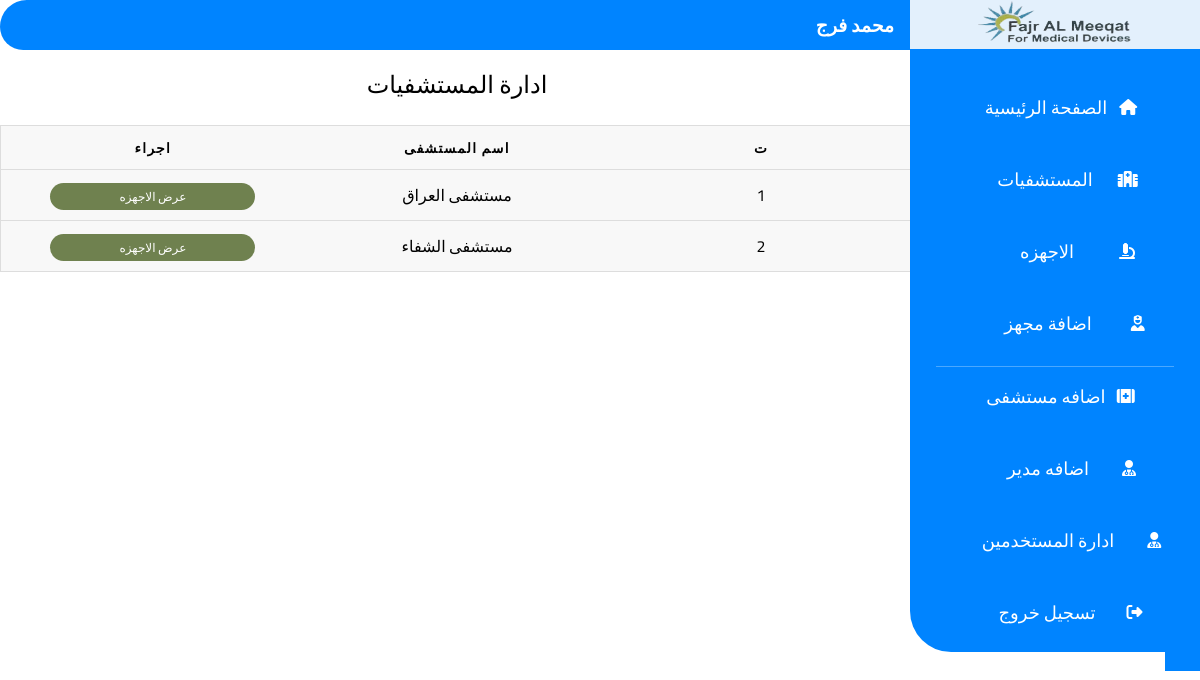
Page /index.php (signed in) on the committed database.
### tables this page shows
CREATE TABLE `uswes` (
  `id` int(255) NOT NULL,
  `token` int(255) NOT NULL,
  `userName` varchar(255) NOT NULL,
  `userMail` varchar(255) NOT NULL,
  `password` varchar(255) NOT NULL,
  `conformPass` varchar(255) NOT NULL,
  `Rank` int(255) NOT NULL
);

### index.php (the view, shortened to what this page needs)
<?php
    global $connect;
    mysqli_set_charset($connect, 'utf8');
    $GetProjectInfo = "SELECT * FROM `add-h` ORDER BY `id` DESC";
    $RunProjectInfo = mysqli_query($connect, $GetProjectInfo);
?>
<!DOCTYPE html>
<html lang="en">
<head>
    <link rel="stylesheet" href="style.css">
</head>
<body>
    <div class="container">
        <div class="LeftLest">
            <div class="logo"><img src="logo.png" alt=""></div>
            <ul>
            <li><div class="li-a1" ><a href ="index.php"  >الصفحة الرئيسية</a></div> <div class="li-i"> <i class="fa-solid fa-house" style="color: #ffffff;"></i></div></li>
                <li><div class="li-a2"><a href="AllHos.php">المستشفيات</a></div> <div class="li-i"><i class="fa-solid fa-hospital" style="color: #ffffff;"></i></div></li>
                <li ><div class="li-a3"><a href="AllDiv.php">الاجهزه</a></div> <div class="li-i"><i class="fa-solid fa-microscope" style="color: #ffffff;"></i></div></li>
                <?php
                      $CookiesUser = $_COOKIE["userToken"];
                      $GetUserInfo = "SELECT * FROM `uswes` WHERE token='$CookiesUser'";
                      $RunUserInfo = mysqli_query($connect, $GetUserInfo);
                      $RowUserInfo = mysqli_fetch_array($RunUserInfo);
                      $UserType = $RowUserInfo["Rank"];
                      if($UserType == "1") {
                      }elseif ($UserType == "2") {
                      } else {
                            echo '<li><div class="li-a4"><a href="Divic.php">اضافة مجهز</a></div> <div class="li-i"><i class="fa-solid fa-user-nurse" style="color: #ffffff;"></i></div></li>';
                            echo '<li class="li-add"><div class="li-a5"><a href="add-h.php">اضافه مستشفى</a></div> <div class="li-i"><i class="fa-sharp fa-solid fa-kit-medical" style="color: #ffffff;"></i></div></li>';
                            echo '<li><div class="li-a6"><a href="log.php">اضافه مدير</a></div> <div class="li-i"><i class="fa-solid fa-user-doctor" style="color: #ffffff;"></i></div></li>';
                            echo '<li><div class="li-a6"><a href="Users.php"> ادارة المستخدمين</a></div> <div class="li-i"><i class="fa-solid fa-user-doctor  style="color: #ffffff;"></i></div></li>';
                      }
                ?>
                <li class="li-log"><div class="li-a7"><a href="logOut.php">تسجيل خروج</a></div> <div class="li-i"><i class="fa-solid fa-right-from-bracket" style="color: #ffffff;"></i></div></li>
            </ul>
        </div>
        <div class="RightPage">
            <div class="topPage">
                <div class="topshert">
                    <div class="account">
                    <div><img class="userimg" src="cc.JPG" alt=""></div>
                    <div><h3 class="username">
                        <?php $UserName = $RowUserInfo["userName"];
                            echo $UserName;
                      ?>
                </h3></div>
                    </div>
                </div>
                <div class="HospetalPage  main-page " id="main-page">
                <table>
  <caption>ادارة المستشفيات</caption>
  <thead>
    <tr>
                    <th scope="col">ت</th>
                    <th scope="col">اسم المستشفى</th>
                    <th scope="col">اجراء </th>
                    </tr>
                    </thead>
  <tbody>
                    <?php
                    $Number = 1;
                    while($RowAllProInfo = mysqli_fetch_array($RunProjectInfo)){
                    echo'
       <tr>
      <td data-label="ت">';echo $Number;echo'</td>
      <td data-label="اسم المستشفى" >';echo $RowAllProInfo['nameHos'];echo' </td>
      <td data-label=" اجراء">'; echo' <a class="showDiv" href="showdiv.php?T=';echo $RowAllProInfo['token']; echo'">عرض الاجهزه </a></td>
      </tr>
                                ';
                                $Number++;
                            }
                            ?>
                      </tbody>
</table>
                </div>
            </div>
        </div>
</body>
</html>

### style.css (style rules this page uses)
* { padding: 0; margin: 0; box-sizing: border-box; }
.container { width: 100%; display: flex; flex-direction: row-reverse; }
.LeftLest { width: 290px; background: #0084ff; text-align: -webkit-center; height: 652px; border-radius: 0 0 0 41px; position: fixed; }
.RightPage { width: 79%; margin: 0 286px 0 0; }
.logo { padding: 0; background: #fcfcfce6; text-align: center; }
.logo img { width: 154px; }
ul { padding: 16px 0px; }
li { margin: 13px 0px; padding: 13px 0; display: flex; align-items: center; justify-content: center; }
.li-a1 { margin: 0 12px; }
.li-a2 { margin: 0 25px; }
.li-a3 { margin: 0 45px; }
.li-a4 { margin: 0 39px; }
.li-a5 { margin: 0 11px; }
.li-a6 { margin: 0 33px; }
.li-a7 { margin: 0 31px; }
i.fa-solid.fa-user-doctor.style\= { color: #ffff; }
.li-add { border-top: 1px #ffffff4a solid; margin: 0 26px; }
a { text-decoration: none; font-size: 18px; font-family: 'Cairo', sans-serif; color: #fff; cursor: pointer; }
.account { display: flex; align-items: stretch; flex-direction: row-reverse; }
h3.username { font-family: 'Cairo'; color: #ffff; }
.topshert { background: #0084ff; padding: 7.5px 0; margin: 0 0 0 0; border-radius: 60px 0px 0px 52px; }
.showDiv { text-decoration: none; font-size: 12px; font-family: 'Cairo', sans-serif; color: #fff; background: #556b2fd6; padding: 2px 69px; border-radius: 15px; transition: .5s; z-index: 0; }
a { transition: .6s; }
table { border: 1px solid #ccc; border-collapse: collapse; margin: 0; padding: 0; table-layout: fixed; width: 100%; direction: rtl; font-family: 'Cairo'; }
table caption { font-size: 1.5em; margin: .5em 0 .75em; }
table tr { background-color: #f8f8f8; border: 1px solid #ddd; padding: .35em; }
table th, table td { padding: .625em; text-align: center; }
table th { font-size: .85em; letter-spacing: .1em; text-transform: uppercase; }

### rows in the picture
uswes: userName "محمد فرج"
add-h: nameHos "مستشفى العراق"
add-h: nameHos "مستشفى الشفاء"
